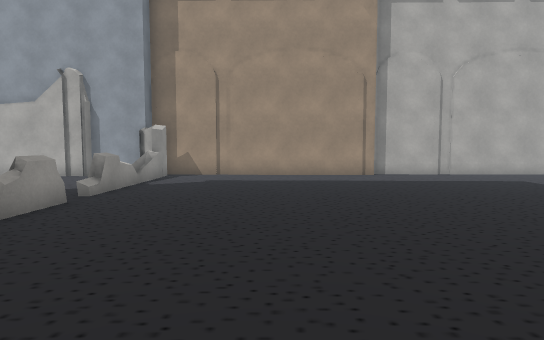
view 1 (above)

17 first-person views from a walk through a 3-D level made in the Unity game engine. The camera is 1.3 m above the floor, tilts 4° down and sees 75° across. The floor is counted in squares, 1 m on a side. Each view is taken from the middle of a square. On the plan, view 1 faces up. The plan holds only what a view shows up to about 15 squares ahead; the rest is blank. The place goes on beyond the plan. The player character is not drawn.

view 2
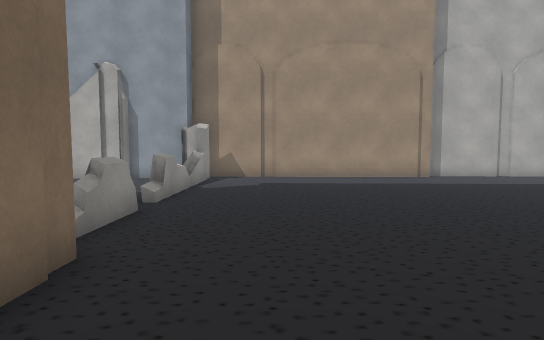

view 3
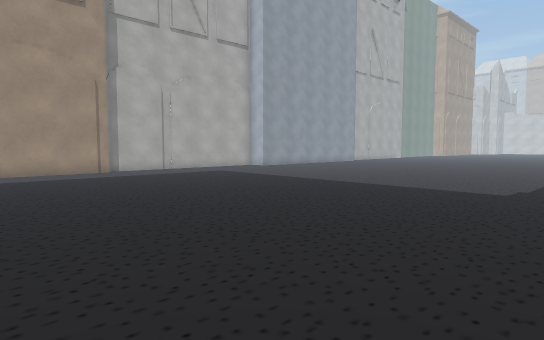

view 4
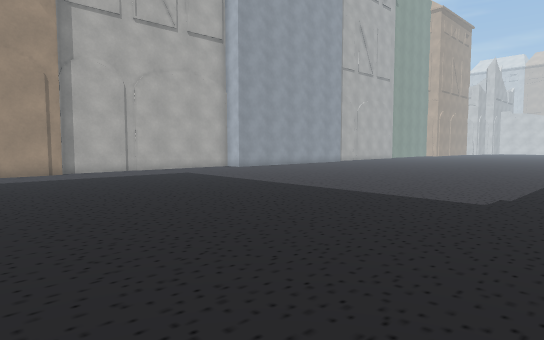

view 5
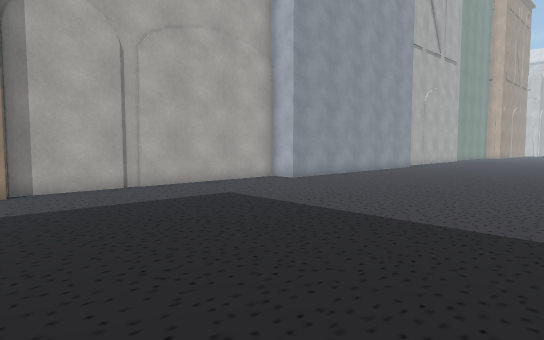

view 6
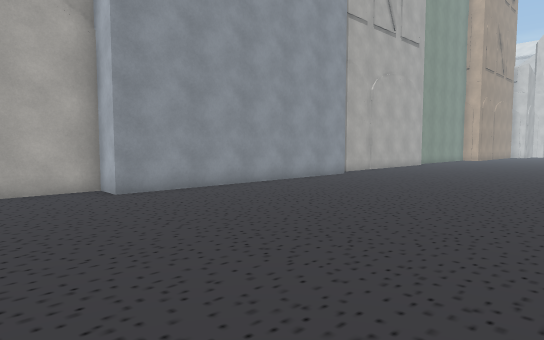

view 7
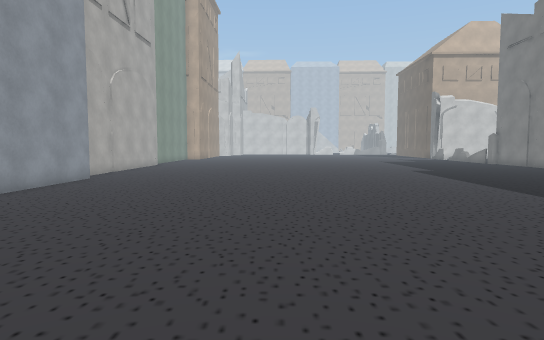

view 8
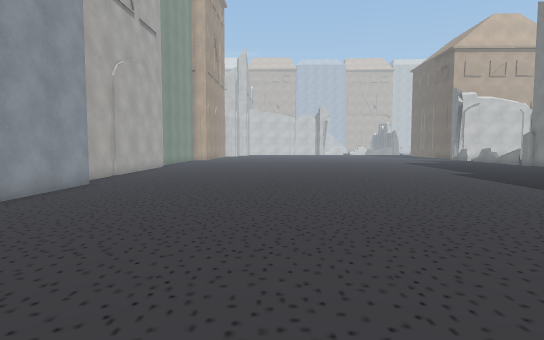

view 9
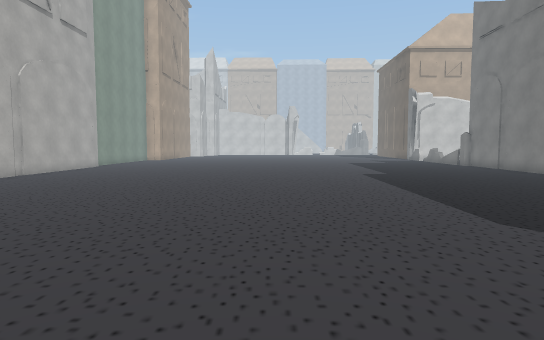

view 10
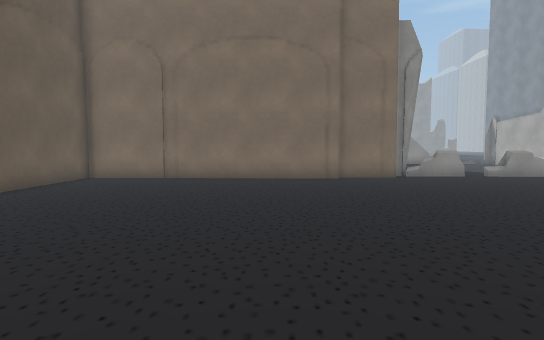

view 11
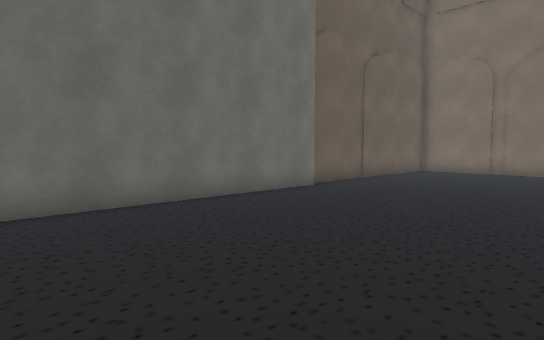

view 12
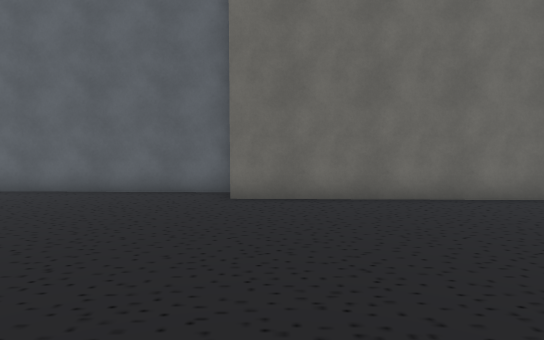

view 13
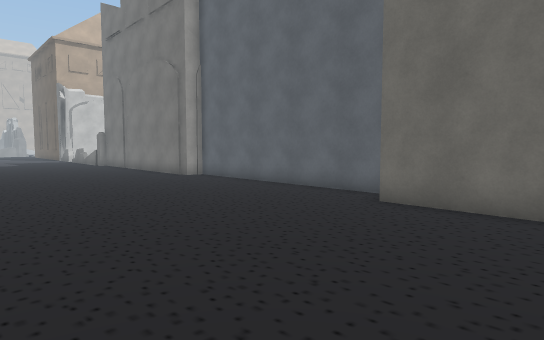

view 14
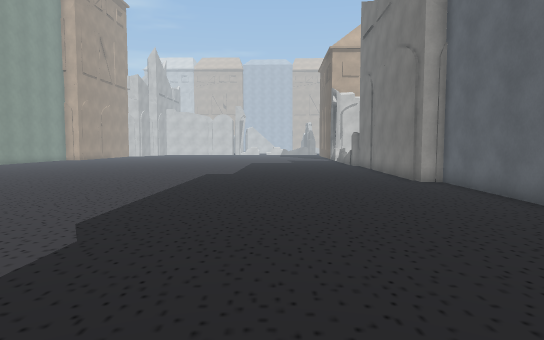

view 15
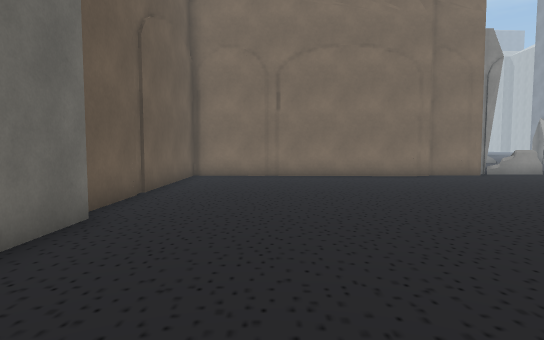

view 16
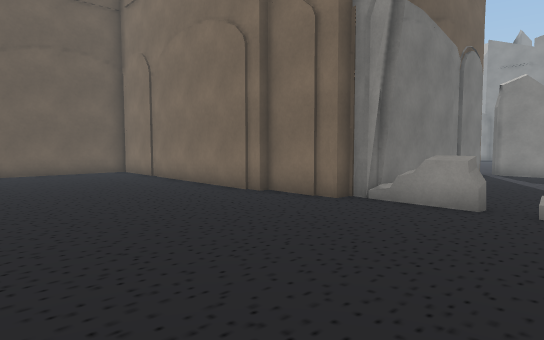

view 17
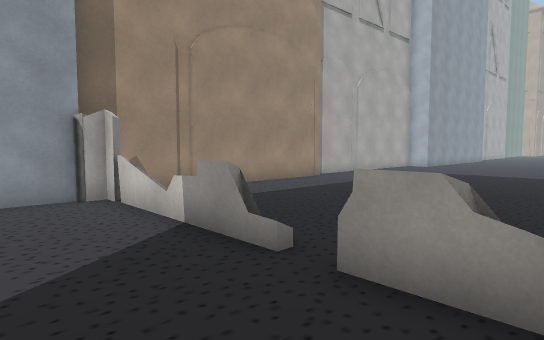

### Floor plan
Key: @ floor where view 1 was taken; # wall or solid block; . floor; B building.
Columns run from 8 left of view 1 to 27 right of it. Each row starts with its distance up from view 1.
 17   B                   B        B
 16   B##B#B##############B        B
 15 BBBB..................BB       B #B#
 14 ...B....................BBBBBBBB....
 13 ...B................................
 12  ..B................................
 11  ..B................................
 10 ...B................................
  9 ....................................
  8 ...B................................
  7   .B................................
  6 .  B................................
  5 #####...............................
  4     B...............................
  3    BB...............................
  2      ...............................
  1      ...............................
  0     #...@...........................
 -1     #...............................
 -2     #...............................
 -3     #...............................
 -4     #...............................
 -5     #...............................
 -6     B...............................
 -7     #........BBBBB..................
 -8        ######     BBBBBB.........BBB
 -9                        BBBBBBBBBB#

Positions as (right, up) in squares from view 1, and headings:
1: (0, 0), facing up
2: (-2, 1), facing up
3: (-2, -2), facing up-right
4: (0, -2), facing up-right
5: (3, 5), facing up-right
6: (10, 5), facing up-right
7: (10, 7), facing right
8: (12, 8), facing right
9: (12, 4), facing right
10: (10, 0), facing left
11: (14, 0), facing down-left
12: (14, 1), facing down
13: (11, 0), facing down-right
14: (12, -3), facing right
15: (11, -4), facing left
16: (3, 10), facing down-left
17: (-8, 6), facing up-right
